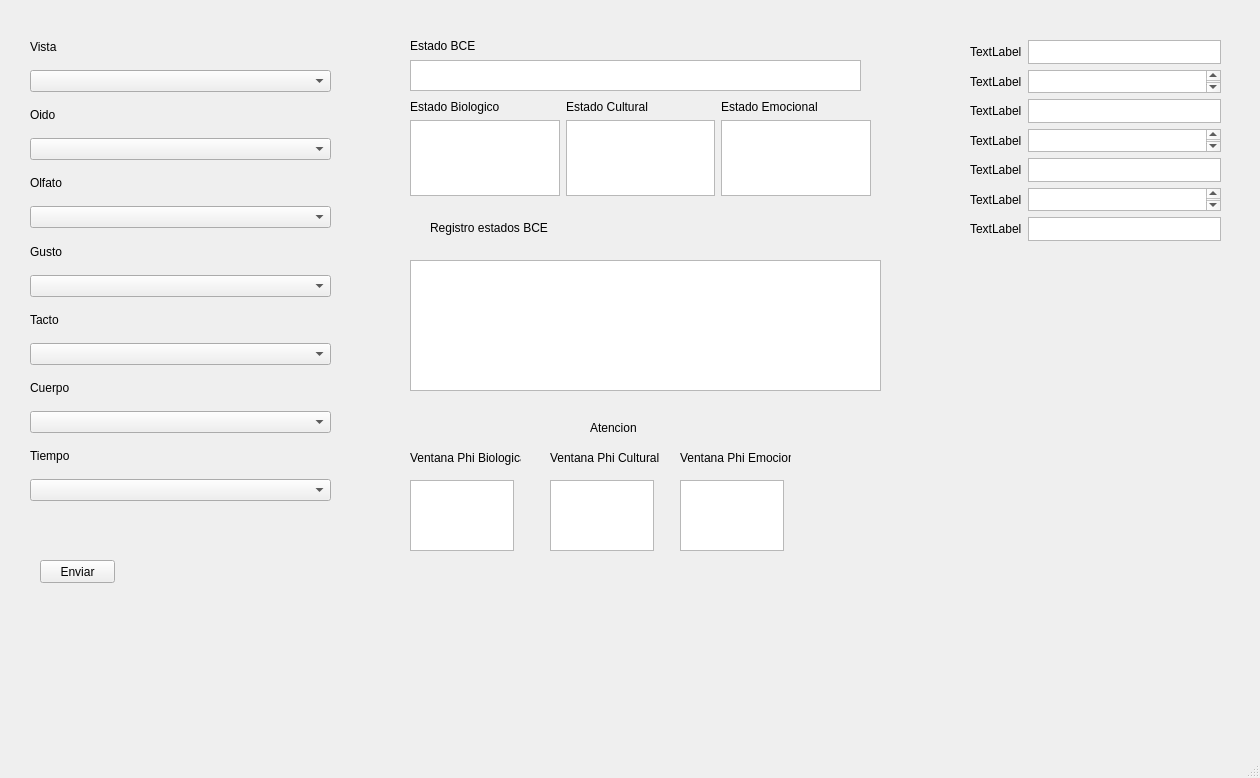
<?xml version="1.0" encoding="UTF-8"?>
<ui version="4.0">
 <class>MainWindow</class>
 <widget class="QMainWindow" name="MainWindow">
  <property name="geometry">
   <rect>
    <x>0</x>
    <y>0</y>
    <width>1260</width>
    <height>778</height>
   </rect>
  </property>
  <property name="windowTitle">
   <string>MainWindow</string>
  </property>
  <widget class="QWidget" name="centralwidget">
   <widget class="QPushButton" name="pushButton">
    <property name="geometry">
     <rect>
      <x>40</x>
      <y>560</y>
      <width>75</width>
      <height>23</height>
     </rect>
    </property>
    <property name="text">
     <string>Enviar</string>
    </property>
   </widget>
   <widget class="QWidget" name="verticalLayoutWidget">
    <property name="geometry">
     <rect>
      <x>30</x>
      <y>30</y>
      <width>301</width>
      <height>471</height>
     </rect>
    </property>
    <layout class="QVBoxLayout" name="verticalLayout">
     <item>
      <widget class="QLabel" name="label">
       <property name="text">
        <string>Vista</string>
       </property>
       <property name="alignment">
        <set>Qt::AlignLeading|Qt::AlignLeft|Qt::AlignVCenter</set>
       </property>
      </widget>
     </item>
     <item>
      <widget class="QComboBox" name="comboBox"/>
     </item>
     <item>
      <widget class="QLabel" name="label_2">
       <property name="text">
        <string>Oido</string>
       </property>
      </widget>
     </item>
     <item>
      <widget class="QComboBox" name="comboBox_2"/>
     </item>
     <item>
      <widget class="QLabel" name="label_3">
       <property name="text">
        <string>Olfato</string>
       </property>
      </widget>
     </item>
     <item>
      <widget class="QComboBox" name="comboBox_3"/>
     </item>
     <item>
      <widget class="QLabel" name="label_4">
       <property name="text">
        <string>Gusto</string>
       </property>
      </widget>
     </item>
     <item>
      <widget class="QComboBox" name="comboBox_4"/>
     </item>
     <item>
      <widget class="QLabel" name="label_5">
       <property name="text">
        <string>Tacto</string>
       </property>
      </widget>
     </item>
     <item>
      <widget class="QComboBox" name="comboBox_5"/>
     </item>
     <item>
      <widget class="QLabel" name="label_6">
       <property name="text">
        <string>Cuerpo</string>
       </property>
      </widget>
     </item>
     <item>
      <widget class="QComboBox" name="comboBox_6"/>
     </item>
     <item>
      <widget class="QLabel" name="label_7">
       <property name="text">
        <string>Tiempo</string>
       </property>
      </widget>
     </item>
     <item>
      <widget class="QComboBox" name="comboBox_7"/>
     </item>
    </layout>
   </widget>
   <widget class="QWidget" name="formLayoutWidget">
    <property name="geometry">
     <rect>
      <x>970</x>
      <y>40</y>
      <width>251</width>
      <height>201</height>
     </rect>
    </property>
    <layout class="QFormLayout" name="formLayout">
     <item row="0" column="0">
      <widget class="QLabel" name="label_8">
       <property name="text">
        <string>TextLabel</string>
       </property>
      </widget>
     </item>
     <item row="0" column="1">
      <widget class="QTextBrowser" name="textBrowser">
       <property name="sizePolicy">
        <sizepolicy hsizetype="Fixed" vsizetype="Fixed">
         <horstretch>0</horstretch>
         <verstretch>0</verstretch>
        </sizepolicy>
       </property>
       <property name="minimumSize">
        <size>
         <width>10</width>
         <height>10</height>
        </size>
       </property>
      </widget>
     </item>
     <item row="1" column="0">
      <widget class="QLabel" name="label_9">
       <property name="text">
        <string>TextLabel</string>
       </property>
      </widget>
     </item>
     <item row="1" column="1">
      <widget class="QTextBrowser" name="textBrowser_2">
       <property name="sizePolicy">
        <sizepolicy hsizetype="Fixed" vsizetype="Fixed">
         <horstretch>0</horstretch>
         <verstretch>0</verstretch>
        </sizepolicy>
       </property>
       <property name="minimumSize">
        <size>
         <width>10</width>
         <height>10</height>
        </size>
       </property>
      </widget>
     </item>
     <item row="2" column="0">
      <widget class="QLabel" name="label_10">
       <property name="text">
        <string>TextLabel</string>
       </property>
      </widget>
     </item>
     <item row="2" column="1">
      <widget class="QTextBrowser" name="textBrowser_3">
       <property name="sizePolicy">
        <sizepolicy hsizetype="Fixed" vsizetype="Fixed">
         <horstretch>0</horstretch>
         <verstretch>0</verstretch>
        </sizepolicy>
       </property>
       <property name="minimumSize">
        <size>
         <width>10</width>
         <height>10</height>
        </size>
       </property>
      </widget>
     </item>
     <item row="3" column="0">
      <widget class="QLabel" name="label_11">
       <property name="text">
        <string>TextLabel</string>
       </property>
      </widget>
     </item>
     <item row="3" column="1">
      <widget class="QTextBrowser" name="textBrowser_4">
       <property name="sizePolicy">
        <sizepolicy hsizetype="Fixed" vsizetype="Fixed">
         <horstretch>0</horstretch>
         <verstretch>0</verstretch>
        </sizepolicy>
       </property>
       <property name="minimumSize">
        <size>
         <width>10</width>
         <height>10</height>
        </size>
       </property>
      </widget>
     </item>
     <item row="4" column="1">
      <widget class="QTextBrowser" name="textBrowser_5">
       <property name="sizePolicy">
        <sizepolicy hsizetype="Fixed" vsizetype="Fixed">
         <horstretch>0</horstretch>
         <verstretch>0</verstretch>
        </sizepolicy>
       </property>
       <property name="minimumSize">
        <size>
         <width>10</width>
         <height>10</height>
        </size>
       </property>
      </widget>
     </item>
     <item row="4" column="0">
      <widget class="QLabel" name="label_12">
       <property name="text">
        <string>TextLabel</string>
       </property>
      </widget>
     </item>
     <item row="5" column="1">
      <widget class="QTextBrowser" name="textBrowser_6">
       <property name="sizePolicy">
        <sizepolicy hsizetype="Fixed" vsizetype="Fixed">
         <horstretch>0</horstretch>
         <verstretch>0</verstretch>
        </sizepolicy>
       </property>
       <property name="minimumSize">
        <size>
         <width>10</width>
         <height>10</height>
        </size>
       </property>
      </widget>
     </item>
     <item row="5" column="0">
      <widget class="QLabel" name="label_13">
       <property name="text">
        <string>TextLabel</string>
       </property>
      </widget>
     </item>
     <item row="6" column="1">
      <widget class="QTextBrowser" name="textBrowser_7">
       <property name="sizePolicy">
        <sizepolicy hsizetype="Fixed" vsizetype="Fixed">
         <horstretch>0</horstretch>
         <verstretch>0</verstretch>
        </sizepolicy>
       </property>
       <property name="minimumSize">
        <size>
         <width>10</width>
         <height>10</height>
        </size>
       </property>
      </widget>
     </item>
     <item row="6" column="0">
      <widget class="QLabel" name="label_14">
       <property name="text">
        <string>TextLabel</string>
       </property>
      </widget>
     </item>
    </layout>
   </widget>
   <widget class="QLabel" name="label_15">
    <property name="geometry">
     <rect>
      <x>410</x>
      <y>30</y>
      <width>241</width>
      <height>31</height>
     </rect>
    </property>
    <property name="text">
     <string>Estado BCE</string>
    </property>
   </widget>
   <widget class="QTextBrowser" name="textBrowser_8">
    <property name="geometry">
     <rect>
      <x>410</x>
      <y>60</y>
      <width>451</width>
      <height>31</height>
     </rect>
    </property>
   </widget>
   <widget class="QLabel" name="label_16">
    <property name="geometry">
     <rect>
      <x>430</x>
      <y>220</y>
      <width>131</width>
      <height>16</height>
     </rect>
    </property>
    <property name="text">
     <string>Registro estados BCE</string>
    </property>
   </widget>
   <widget class="QTableView" name="tableView">
    <property name="geometry">
     <rect>
      <x>410</x>
      <y>260</y>
      <width>471</width>
      <height>131</height>
     </rect>
    </property>
   </widget>
   <widget class="QWidget" name="verticalLayoutWidget_2">
    <property name="geometry">
     <rect>
      <x>410</x>
      <y>100</y>
      <width>461</width>
      <height>96</height>
     </rect>
    </property>
    <layout class="QVBoxLayout" name="verticalLayout_2">
     <item>
      <layout class="QHBoxLayout" name="horizontalLayout_2">
       <item>
        <widget class="QLabel" name="label_18">
         <property name="text">
          <string>Estado Biologico</string>
         </property>
        </widget>
       </item>
       <item>
        <widget class="QLabel" name="label_19">
         <property name="text">
          <string>Estado Cultural</string>
         </property>
        </widget>
       </item>
       <item>
        <widget class="QLabel" name="label_20">
         <property name="text">
          <string>Estado Emocional</string>
         </property>
        </widget>
       </item>
      </layout>
     </item>
     <item>
      <layout class="QHBoxLayout" name="horizontalLayout">
       <item>
        <widget class="QTextBrowser" name="textBrowser_9">
         <property name="html">
          <string>&lt;!DOCTYPE HTML PUBLIC &quot;-//W3C//DTD HTML 4.0//EN&quot; &quot;http://www.w3.org/TR/REC-html40/strict.dtd&quot;&gt;
&lt;html&gt;&lt;head&gt;&lt;meta name=&quot;qrichtext&quot; content=&quot;1&quot; /&gt;&lt;style type=&quot;text/css&quot;&gt;
p, li { white-space: pre-wrap; }
&lt;/style&gt;&lt;/head&gt;&lt;body style=&quot; font-family:'MS Shell Dlg 2'; font-size:8.25pt; font-weight:400; font-style:normal;&quot;&gt;
&lt;p style=&quot;-qt-paragraph-type:empty; margin-top:0px; margin-bottom:0px; margin-left:0px; margin-right:0px; -qt-block-indent:0; text-indent:0px;&quot;&gt;&lt;br /&gt;&lt;/p&gt;&lt;/body&gt;&lt;/html&gt;</string>
         </property>
        </widget>
       </item>
       <item>
        <widget class="QTextBrowser" name="textBrowser_10"/>
       </item>
       <item>
        <widget class="QTextBrowser" name="textBrowser_11"/>
       </item>
      </layout>
     </item>
    </layout>
   </widget>
   <widget class="QTextEdit" name="textEdit">
    <property name="geometry">
     <rect>
      <x>410</x>
      <y>480</y>
      <width>104</width>
      <height>71</height>
     </rect>
    </property>
   </widget>
   <widget class="QTextEdit" name="textEdit_2">
    <property name="geometry">
     <rect>
      <x>550</x>
      <y>480</y>
      <width>104</width>
      <height>71</height>
     </rect>
    </property>
   </widget>
   <widget class="QTextEdit" name="textEdit_3">
    <property name="geometry">
     <rect>
      <x>680</x>
      <y>480</y>
      <width>104</width>
      <height>71</height>
     </rect>
    </property>
   </widget>
   <widget class="QLabel" name="label_17">
    <property name="geometry">
     <rect>
      <x>410</x>
      <y>450</y>
      <width>111</width>
      <height>16</height>
     </rect>
    </property>
    <property name="text">
     <string>Ventana Phi Biologica</string>
    </property>
   </widget>
   <widget class="QLabel" name="label_21">
    <property name="geometry">
     <rect>
      <x>550</x>
      <y>450</y>
      <width>111</width>
      <height>16</height>
     </rect>
    </property>
    <property name="text">
     <string>Ventana Phi Cultural</string>
    </property>
   </widget>
   <widget class="QLabel" name="label_22">
    <property name="geometry">
     <rect>
      <x>680</x>
      <y>450</y>
      <width>111</width>
      <height>16</height>
     </rect>
    </property>
    <property name="text">
     <string>Ventana Phi Emocional</string>
    </property>
   </widget>
   <widget class="QLabel" name="label_23">
    <property name="geometry">
     <rect>
      <x>590</x>
      <y>420</y>
      <width>101</width>
      <height>16</height>
     </rect>
    </property>
    <property name="text">
     <string>Atencion</string>
    </property>
   </widget>
  </widget>
  <widget class="QMenuBar" name="menubar">
   <property name="geometry">
    <rect>
     <x>0</x>
     <y>0</y>
     <width>1260</width>
     <height>21</height>
    </rect>
   </property>
  </widget>
  <widget class="QStatusBar" name="statusbar"/>
 </widget>
 <resources/>
 <connections/>
</ui>
